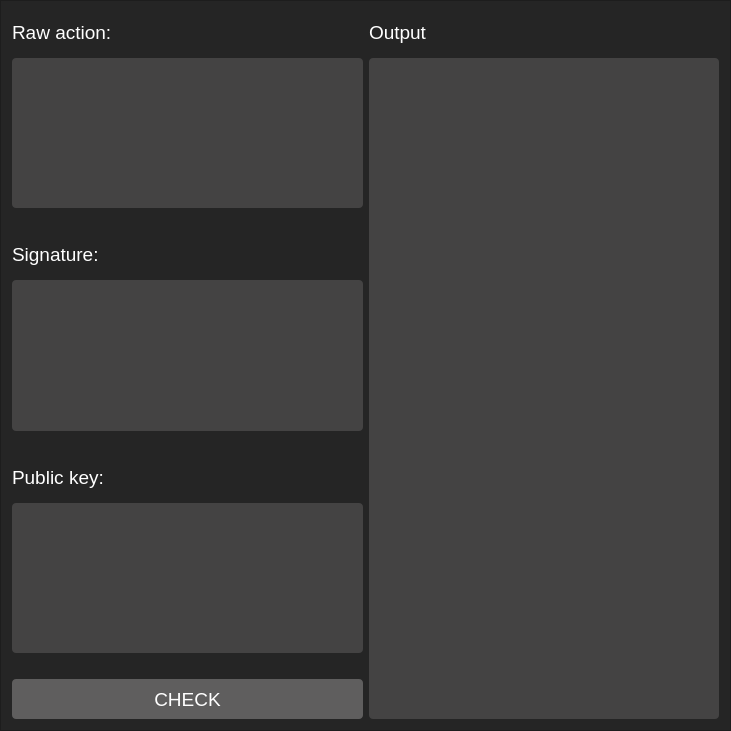
<?xml version="1.0" encoding="UTF-8"?>
<ui version="4.0">
 <class>CheckerFrame</class>
 <widget class="QFrame" name="CheckerFrame">
  <property name="geometry">
   <rect>
    <x>0</x>
    <y>0</y>
    <width>731</width>
    <height>731</height>
   </rect>
  </property>
  <property name="windowTitle">
   <string>Checker</string>
  </property>
  <property name="styleSheet">
   <string notr="true">background-color: rgb(37, 37, 37);</string>
  </property>
  <property name="frameShape">
   <enum>QFrame::StyledPanel</enum>
  </property>
  <property name="frameShadow">
   <enum>QFrame::Raised</enum>
  </property>
  <layout class="QHBoxLayout" name="horizontalLayout">
   <item>
    <layout class="QVBoxLayout" name="verticalLayout">
     <item>
      <widget class="QLabel" name="labelAction">
       <property name="minimumSize">
        <size>
         <width>0</width>
         <height>40</height>
        </size>
       </property>
       <property name="maximumSize">
        <size>
         <width>16777215</width>
         <height>40</height>
        </size>
       </property>
       <property name="font">
        <font>
         <family>Arial</family>
         <pointsize>14</pointsize>
        </font>
       </property>
       <property name="styleSheet">
        <string notr="true">background-color: rgb(37, 37, 37);
color: rgb(255, 255, 255);</string>
       </property>
       <property name="text">
        <string>Raw action:</string>
       </property>
      </widget>
     </item>
     <item>
      <widget class="QTextEdit" name="textEditAction">
       <property name="font">
        <font>
         <family>Arial</family>
         <pointsize>14</pointsize>
        </font>
       </property>
       <property name="styleSheet">
        <string notr="true">background-color: rgb(68, 67, 67);
color: rgb(255, 255, 255);
border-radius: 4px;</string>
       </property>
       <property name="placeholderText">
        <string/>
       </property>
      </widget>
     </item>
     <item>
      <spacer name="verticalSpacer">
       <property name="orientation">
        <enum>Qt::Vertical</enum>
       </property>
       <property name="sizeType">
        <enum>QSizePolicy::Fixed</enum>
       </property>
       <property name="sizeHint" stdset="0">
        <size>
         <width>20</width>
         <height>20</height>
        </size>
       </property>
      </spacer>
     </item>
     <item>
      <widget class="QLabel" name="labelSignature">
       <property name="minimumSize">
        <size>
         <width>0</width>
         <height>40</height>
        </size>
       </property>
       <property name="maximumSize">
        <size>
         <width>16777215</width>
         <height>40</height>
        </size>
       </property>
       <property name="font">
        <font>
         <family>Arial</family>
         <pointsize>14</pointsize>
        </font>
       </property>
       <property name="styleSheet">
        <string notr="true">background-color: rgb(37, 37, 37);
color: rgb(255, 255, 255);</string>
       </property>
       <property name="text">
        <string>Signature:</string>
       </property>
      </widget>
     </item>
     <item>
      <widget class="QTextEdit" name="textEditSignature">
       <property name="font">
        <font>
         <family>Arial</family>
         <pointsize>14</pointsize>
        </font>
       </property>
       <property name="styleSheet">
        <string notr="true">background-color: rgb(68, 67, 67);
color: rgb(255, 255, 255);
border-radius: 4px;</string>
       </property>
       <property name="placeholderText">
        <string/>
       </property>
      </widget>
     </item>
     <item>
      <spacer name="verticalSpacer_2">
       <property name="orientation">
        <enum>Qt::Vertical</enum>
       </property>
       <property name="sizeType">
        <enum>QSizePolicy::Fixed</enum>
       </property>
       <property name="sizeHint" stdset="0">
        <size>
         <width>20</width>
         <height>20</height>
        </size>
       </property>
      </spacer>
     </item>
     <item>
      <widget class="QLabel" name="labelPublicKey">
       <property name="minimumSize">
        <size>
         <width>0</width>
         <height>40</height>
        </size>
       </property>
       <property name="maximumSize">
        <size>
         <width>16777215</width>
         <height>40</height>
        </size>
       </property>
       <property name="font">
        <font>
         <family>Arial</family>
         <pointsize>14</pointsize>
        </font>
       </property>
       <property name="styleSheet">
        <string notr="true">background-color: rgb(37, 37, 37);
color: rgb(255, 255, 255);</string>
       </property>
       <property name="text">
        <string>Public key:</string>
       </property>
      </widget>
     </item>
     <item>
      <widget class="QTextEdit" name="textEditPublicKey">
       <property name="font">
        <font>
         <family>Arial</family>
         <pointsize>14</pointsize>
        </font>
       </property>
       <property name="styleSheet">
        <string notr="true">background-color: rgb(68, 67, 67);
color: rgb(255, 255, 255);
border-radius: 4px;</string>
       </property>
       <property name="placeholderText">
        <string/>
       </property>
      </widget>
     </item>
     <item>
      <spacer name="verticalSpacer_3">
       <property name="orientation">
        <enum>Qt::Vertical</enum>
       </property>
       <property name="sizeType">
        <enum>QSizePolicy::Fixed</enum>
       </property>
       <property name="sizeHint" stdset="0">
        <size>
         <width>20</width>
         <height>20</height>
        </size>
       </property>
      </spacer>
     </item>
     <item>
      <widget class="QPushButton" name="pushButtonCheck">
       <property name="minimumSize">
        <size>
         <width>0</width>
         <height>40</height>
        </size>
       </property>
       <property name="maximumSize">
        <size>
         <width>16777215</width>
         <height>40</height>
        </size>
       </property>
       <property name="font">
        <font>
         <family>Arial</family>
         <pointsize>14</pointsize>
        </font>
       </property>
       <property name="styleSheet">
        <string notr="true">background-color: rgb(95, 94, 94);
color: rgb(255, 255, 255);
border-radius: 4px;</string>
       </property>
       <property name="text">
        <string>CHECK</string>
       </property>
      </widget>
     </item>
     <item>
      <spacer name="verticalSpacer_4">
       <property name="orientation">
        <enum>Qt::Vertical</enum>
       </property>
       <property name="sizeHint" stdset="0">
        <size>
         <width>20</width>
         <height>40</height>
        </size>
       </property>
      </spacer>
     </item>
    </layout>
   </item>
   <item>
    <layout class="QVBoxLayout" name="verticalLayout_2">
     <item>
      <widget class="QLabel" name="label">
       <property name="minimumSize">
        <size>
         <width>0</width>
         <height>40</height>
        </size>
       </property>
       <property name="maximumSize">
        <size>
         <width>16777215</width>
         <height>40</height>
        </size>
       </property>
       <property name="font">
        <font>
         <family>Arial</family>
         <pointsize>14</pointsize>
        </font>
       </property>
       <property name="styleSheet">
        <string notr="true">background-color: rgb(37, 37, 37);
color: rgb(255, 255, 255);</string>
       </property>
       <property name="text">
        <string>Output</string>
       </property>
      </widget>
     </item>
     <item>
      <widget class="QTextEdit" name="textEditOutput">
       <property name="font">
        <font>
         <family>Arial</family>
         <pointsize>14</pointsize>
        </font>
       </property>
       <property name="styleSheet">
        <string notr="true">background-color: rgb(68, 67, 67);
color: rgb(255, 255, 255);
border-radius: 4px;</string>
       </property>
       <property name="readOnly">
        <bool>true</bool>
       </property>
      </widget>
     </item>
    </layout>
   </item>
  </layout>
 </widget>
 <resources/>
 <connections/>
</ui>
